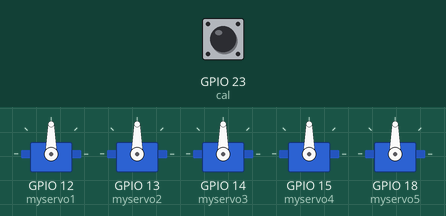
This sketch was run on a simulated ESP32. Shown: 5 × servo. The inputs (shaded band) are chosen by the test bench; at power-on: GPIO 23 (cal) HIGH.

Above: at 1.2 s.
1.3 s: GPIO 23 (cal) pulled LOW for 0.15 s
At 2.1 s:
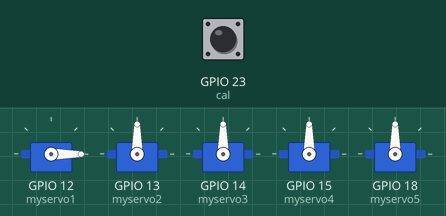
At 3.0 s:
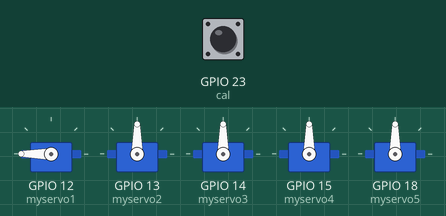
Timing chart, 0 to 13.8 s (numbered marks = the images above; inputs shaded):
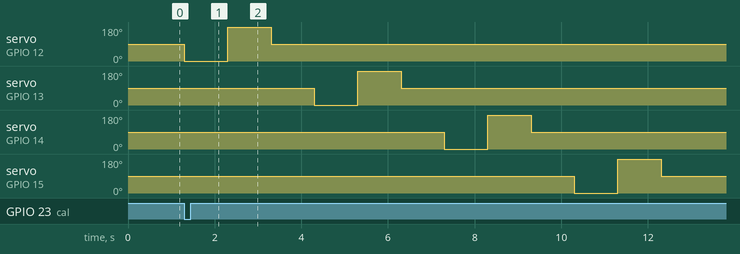

The sketch:

Radio_cali.ino
```cpp
#include <ESP32Servo.h>

Servo myservo1;
Servo myservo2;
Servo myservo3;
Servo myservo4;
Servo myservo5;


int cal = 23;

void setup()
{
  ESP32PWM::allocateTimer(0);
  ESP32PWM::allocateTimer(1);
  ESP32PWM::allocateTimer(2);
  ESP32PWM::allocateTimer(3);
  myservo1.setPeriodHertz(50);
  myservo2.setPeriodHertz(50);
  myservo3.setPeriodHertz(50);
  myservo4.setPeriodHertz(50);
  myservo5.setPeriodHertz(50);
  // Recommended PWM GPIO pins on the ESP32 include 2,4,12-19,21-23,25-27,32-33
  myservo1.attach(12, 1000, 2000);
  myservo2.attach(13, 1000, 2000);
  myservo3.attach(14, 1000, 2000);
  myservo4.attach(15, 1000, 2000);
  myservo5.attach(18, 1000, 2000);
  // using default min/max of 1000us and 2000us
  Serial.begin(9600);
  pinMode(cal, INPUT_PULLUP);
  digitalWrite(2, LOW);
}
int start = 0;
void loop()
{
  if(digitalRead(cal) == LOW && start == 0){
    myservo1.write(map(100, 100, 200, 0, 180));
    delay(1000);
    myservo1.write(map(200, 100, 200, 0, 180));
    delay(1000);
    myservo1.write(map(150, 100, 200, 0, 180));
    delay(1000);


    myservo2.write(map(100, 100, 200, 0, 180));
    delay(1000);
    myservo2.write(map(200, 100, 200, 0, 180));
    delay(1000);
    myservo2.write(map(150, 100, 200, 0, 180));
    delay(1000);

    myservo3.write(map(100, 100, 200, 0, 180));
    delay(1000);
    myservo3.write(map(200, 100, 200, 0, 180));
    delay(1000);
    myservo3.write(map(150, 100, 200, 0, 180));
    delay(1000);

    myservo4.write(map(100, 100, 200, 0, 180));
    delay(1000);
    myservo4.write(map(200, 100, 200, 0, 180));
    delay(1000);
    myservo4.write(map(150, 100, 200, 0, 180));
    delay(1000);
    start = 1;
  }
}
```

Measured:
- after the input at 1.3 s, servo on GPIO 12 (myservo1): 90° → 0° at once, → 180° 1.0 s later, → 90° 1.0 s later; servo on GPIO 13 (myservo2): 90° → 0° after 3.0 s, → 180° 1.0 s later, → 90° 1.0 s later
